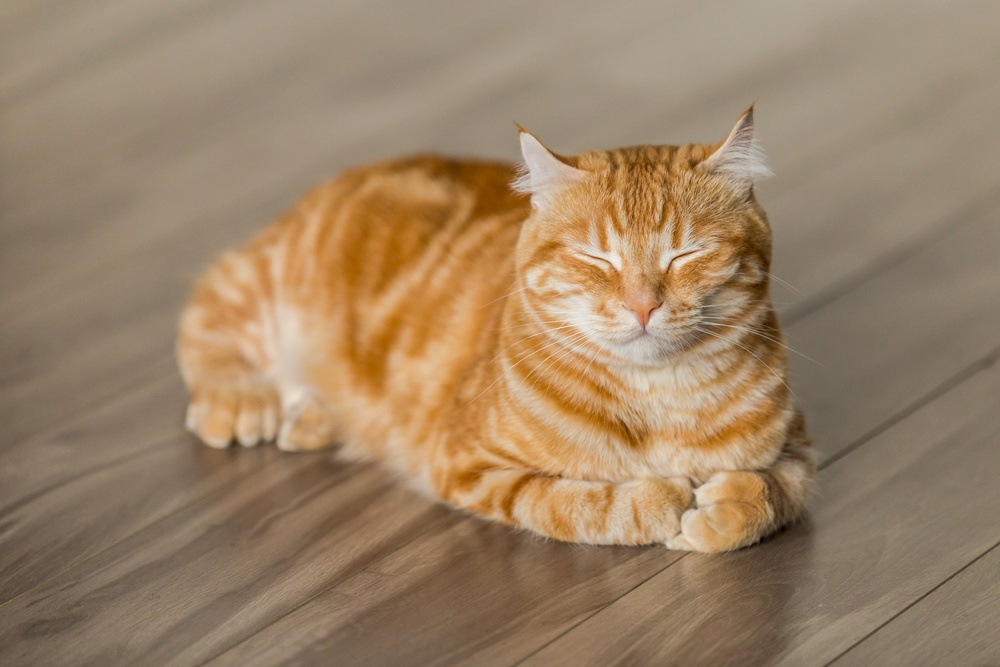
#> input picture Com_Vi/Week02/cat.jpg, 1000 x 667 px, shrunk from 2500 x 1667 before the run
$ python Lab02_2.py
#> lines starting #> are read from the running program, lines starting #| are printed output that depends on the picture
from PIL import Image
import numpy as np
from matplotlib import pyplot as plt

def create_histogram(image_path):
    # Load the image
    image = Image.open(image_path)
    data = np.array(image)

    if len(data.shape) == 3:  # For RGB images
        # Initialize histograms
        histogramRed = np.zeros(256)
        histogramGreen = np.zeros(256)
        histogramBlue = np.zeros(256)

        # Update histograms
        for row in data:
            for pixel in row:
                r, g, b = pixel[:3]
                histogramRed[r] += 1
                histogramGreen[g] += 1
                histogramBlue[b] += 1

        return histogramRed, histogramGreen, histogramBlue

    elif len(data.shape) == 2:  # For grayscale images
        # Initialize histogram
        histogramGray = np.zeros(256)

        # Update histogram
        for row in data:
            for pixel in row:
                histogramGray[pixel] += 1

        return histogramGray

    else:
        print("Unsupported image format")
        return None

def normalize_chi_squared_value(chi_squared_value, max_possible_value):
    # Normalize the chi-squared value to range 0-1
    return 1 - (chi_squared_value / max_possible_value)

def compare_histograms_chi_squared(histogram1, histogram2, normalize=True):
    chi_squared_value = 0.0  # Initialize chi-squared value

    # Iterate through bins in both histograms
    for bin1, bin2 in zip(histogram1, histogram2):
        expected_value = (bin1 + bin2) / 2  # Calculate the expected value

        if expected_value != 0:  # Avoid division by zero
            squared_difference = (bin1 - bin2) ** 2  # Squared difference
            contribution = squared_difference / expected_value  # Contribution to chi-squared
            chi_squared_value += contribution  # Add contribution to the total

    # Normalize if needed
    if normalize:
        max_possible_value = len(histogram1) * np.max(histogram1)
        chi_squared_value = normalize_chi_squared_value(chi_squared_value, max_possible_value)

    return chi_squared_value

def plot_histograms_and_compare(image_path1, image_path2):
    hist1 = create_histogram(image_path1)
#> in create_histogram, image is the input picture: PIL image 1000x667 RGB; mean R, G, B 155.5, 130.6, 102.4
#> after the loop in create_histogram, `for row in data:`: histogramBlue = 256 values, max 12237 at index 101, min 0 at index 233, mean 2605.5; histogramGreen = 256 values, max 13515 at index 141, min 0 at index 1, mean 2605.5; histogramRed = 256 values, max 12317 at index 157, min 0 at index 0, mean 2605.5
    hist2 = create_histogram(image_path2)
#> call 2 of create_histogram, with image_path = 'catG.jpg'
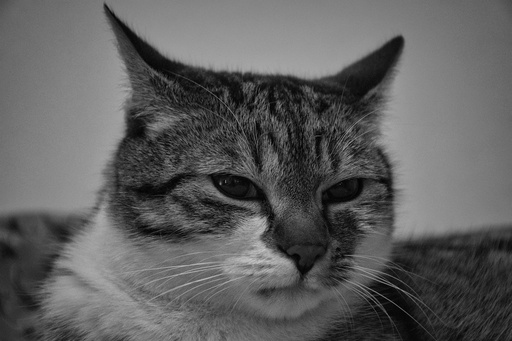
#> input picture Com_Vi/Week02/catG.jpg, 512 x 341 px, shrunk from 1280 x 853 before the run
#> in create_histogram, image is the input picture: PIL image 512x341 RGB; min 0, max 202, mean 94.8
#> after the loop in create_histogram (call 2), `for row in data:`: histogramBlue = 256 values, max 2016 at index 136, min 0 at index 193, mean 682; histogramGreen has the same summary as histogramBlue; histogramRed has the same summary as histogramBlue

    image1 = Image.open(image_path1)
    image2 = Image.open(image_path2)

    plt.figure(figsize=(16, 10))

    if isinstance(hist1, tuple) and isinstance(hist2, tuple):  # RGB images
        chi_squared_red = compare_histograms_chi_squared(hist1[0], hist2[0])
#> the loop in compare_histograms_chi_squared, `for bin1, bin2 in zip(histogram1, histogram2):` made 256 passes
#> (bin1, bin2, expected_value, squared_difference, contribution, chi_squared_value) on passes 1 to 12: (0, 11, 5.5, 121, 22, 22), (0, 14, 7, 196, 28, 50), (0, 20, 10, 400, 40, 90), (0, 31, 15.5, 961, 62, 152), (0, 61, 30.5, 3721, 122, 274), (0, 80, 40, 6400, 160, 434), (0, 140, 70, 19600, 280, 714), (0, 218, 109, 47524, 436, 1150), (0, 300, 150, 90000, 600, 1750), (0, 367, 183.5, 134689, 734, 2484), (1, 415, 208, 171396, 824, 3308), (3, 426, 214.5, 178929, 834.2, 4142.2)
#> (expected_value, squared_difference, contribution, chi_squared_value) on passes 61 to 66: (468.5, 741321, 1582.3, 93913.2), (459.5, 664225, 1445.5, 95358.7), (473.5, 717409, 1515.1, 96873.9), (492.5, 783225, 1590.3, 98464.2), (469.5, 707281, 1506.5, 99970.6), (465, 602176, 1295, 101265.6)
#> after the loop in compare_histograms_chi_squared, `for bin1, bin2 in zip(histogram1, histogram2):`: chi_squared_value = 1038400.3
#> in compare_histograms_chi_squared, `max_possible_value = len(histogram1) * np.max(histogram1)`: max_possible_value = 3153152
#> in compare_histograms_chi_squared, `chi_squared_value = normalize_chi_squared_value(chi_squared_value, max..`: chi_squared_value = 0.671
#> chi_squared_red = 0.671
        chi_squared_green = compare_histograms_chi_squared(hist1[1], hist2[1])
#> the loop in compare_histograms_chi_squared (call 2), `for bin1, bin2 in zip(histogram1, histogram2):` made 256 passes
#> (bin1, bin2, expected_value, squared_difference, contribution, chi_squared_value) on passes 1 to 12: (3, 11, 7, 64, 9.14, 9.14), (0, 14, 7, 196, 28, 37.14), (5, 20, 12.5, 225, 18, 55.14), (3, 31, 17, 784, 46.12, 101.3), (2, 61, 31.5, 3481, 110.5, 211.8), (3, 80, 41.5, 5929, 142.9, 354.6), (2, 140, 71, 19044, 268.2, 622.9), (3, 218, 110.5, 46225, 418.3, 1041.2), (3, 300, 151.5, 88209, 582.2, 1623.4), (3, 367, 185, 132496, 716.2, 2339.6), (5, 415, 210, 168100, 800.5, 3140.1), (6, 426, 216, 176400, 816.7, 3956.8)
#> (expected_value, squared_difference, contribution, chi_squared_value) on passes 61 to 66: (576.5, 416025, 721.6, 80455.9), (577, 336400, 583, 81038.9), (590, 376996, 639, 81677.9), (637, 355216, 557.6, 82235.6), (647.5, 235225, 363.3, 82598.8), (650, 164836, 253.6, 82852.4)
        chi_squared_blue = compare_histograms_chi_squared(hist1[2], hist2[2])

        # Display images
        plt.subplot(3, 3, 1)
        plt.imshow(image1)
        plt.title("Image 1 (RGB)")
        plt.axis("off")

        plt.subplot(3, 3, 2)
        plt.imshow(image2)
        plt.title("Image 2 (RGB)")
        plt.axis("off")

        # Plot histograms with similarity scores
        colors = ['Red', 'Green', 'Blue']
        similarities = [chi_squared_red, chi_squared_green, chi_squared_blue]
        for i, (hist1_channel, hist2_channel, color, similarity) in enumerate(zip(hist1, hist2, colors, similarities)):
            plt.subplot(3, 3, 4 + i)
            plt.plot(hist1_channel, label=f'{color} - Image 1', color=color.lower())
            plt.plot(hist2_channel, label=f'{color} - Image 2', linestyle='dashed', color=color.lower())
            plt.title(f'{color} Histogram Comparison\nSimilarity: {similarity:.2f}')
            plt.xlabel("Pixel Value")
            plt.ylabel("Frequency")
            plt.legend()
#> this loop made 3 passes
#> (color, similarity) on passes 1 to 3: ('Red', 0.671), ('Green', 0.747), ('Blue', 0.769)

    elif isinstance(hist1, np.ndarray) and isinstance(hist2, np.ndarray):  # Grayscale images
        chi_squared_gray = compare_histograms_chi_squared(hist1, hist2)

        print(f"Chi-Squared Test Result (Normalized - Grayscale): {chi_squared_gray:.2f}")

        # Display images
        plt.subplot(2, 2, 1)
        plt.imshow(image1, cmap='gray')
        plt.title("Image 1 (Grayscale)")
        plt.axis("off")

        plt.subplot(2, 2, 2)
        plt.imshow(image2, cmap='gray')
        plt.title("Image 2 (Grayscale)")
        plt.axis("off")

        # Plot histogram with similarity score
        plt.subplot(2, 1, 2)
        plt.plot(hist1, label='Image 1', color='black')
        plt.plot(hist2, label='Image 2', linestyle='dashed', color='gray')
        plt.title(f'Grayscale Histogram Comparison\nSimilarity: {chi_squared_gray:.2f}')
        plt.xlabel("Pixel Value")
        plt.ylabel("Frequency")
        plt.legend()

    else:
        print("Cannot compare histograms. Unsupported format.")
        return

    # Show the plots
    plt.tight_layout()
    plt.show()
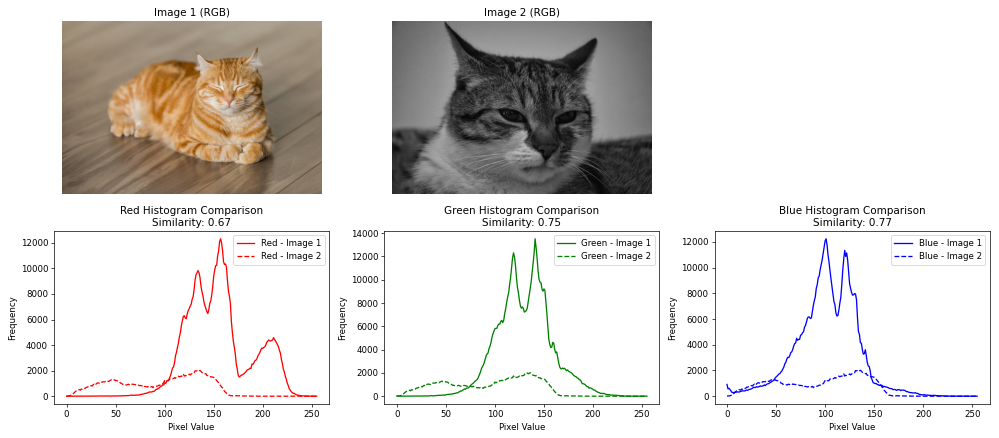
#> figure drawn by matplotlib, 5 panels; panel 3: curve peaks at x = 157, y = 12317; panel 3: curve peaks at x = 136, y = 2016; panel 4: curve peaks at x = 141, y = 13515; panel 4: curve peaks at x = 136, y = 2016

# Example usage
plot_histograms_and_compare('cat.jpg', 'catG.jpg')  # Compare two images
